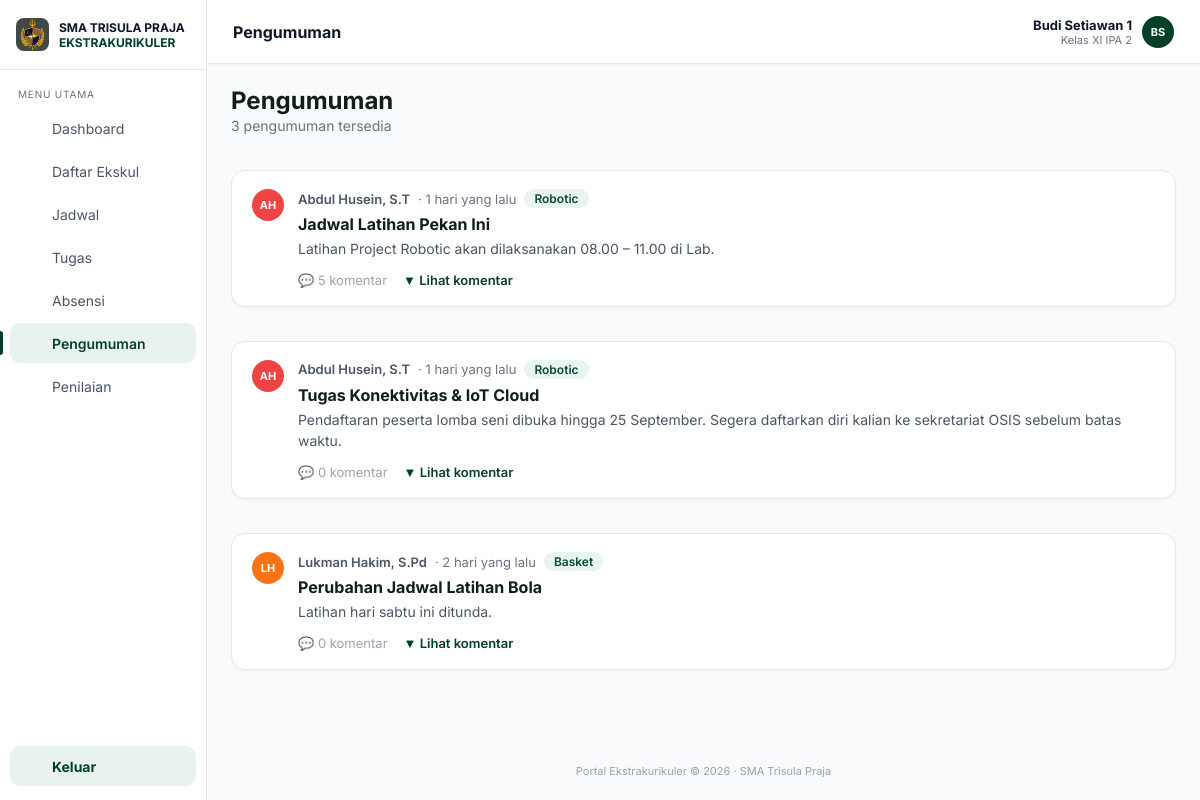
The app's page /portal-trisula/pengumuman.php (signed in) with its own data.
### tables this page shows
CREATE TABLE `users` (
  `id` int UNSIGNED NOT NULL,
  `username` varchar(50) NOT NULL,
  `password` varchar(255) NOT NULL,
  `nama` varchar(100) NOT NULL,
  `role` enum('siswa','pembimbing') NOT NULL DEFAULT 'siswa',
  `nis` varchar(20) DEFAULT NULL,
  `angkatan` year DEFAULT NULL,
  `kelas` varchar(30) DEFAULT NULL,
  `created_at` timestamp NULL DEFAULT CURRENT_TIMESTAMP
);

CREATE TABLE `info_pengumuman` (
  `id` int UNSIGNED NOT NULL,
  `ekskul_id` int UNSIGNED NOT NULL,
  `penulis` varchar(100) NOT NULL DEFAULT '',
  `judul` varchar(150) NOT NULL,
  `isi` text NOT NULL,
  `created_at` datetime NOT NULL DEFAULT CURRENT_TIMESTAMP
);

CREATE TABLE `ekskul` (
  `id` int UNSIGNED NOT NULL,
  `nama` varchar(100) NOT NULL,
  `deskripsi` varchar(255) NOT NULL,
  `pembimbing` varchar(100) NOT NULL,
  `pembimbing_id` int UNSIGNED DEFAULT NULL,
  `hari` enum('Senin','Selasa','Rabu','Kamis','Jumat','Sabtu','Minggu') NOT NULL,
  `jam_mulai` time NOT NULL,
  `jam_selesai` time NOT NULL,
  `kuota` smallint UNSIGNED NOT NULL
);

### portal-trisula/includes/auth.php (called while the page is built, shortened)
<?php
function e(?string $v): string
{
    return htmlspecialchars($v ?? '', ENT_QUOTES, 'UTF-8');
}
function is_logged_in(): bool
{
    return isset($_SESSION['user']);
}
function require_role(string $role): array
{
    return $_SESSION['user'];
}

### portal-trisula/includes/ekskul.php (called while the page is built, shortened)
<?php
function load_user(PDO $pdo, int $id): array
{
    $st = $pdo->prepare('SELECT id, nama, nis, angkatan, kelas FROM users WHERE id = ?');
    $st->execute([$id]);
    return $st->fetch() ?: ['id' => $id, 'nama' => '', 'nis' => '', 'angkatan' => '', 'kelas' => ''];
}

### portal-trisula/pengumuman.php (the view, shortened to what this page needs)
<?php
require __DIR__ . '/config/database.php';
require __DIR__ . '/includes/auth.php';
require __DIR__ . '/includes/siswa_layout.php';
require __DIR__ . '/includes/ekskul.php';
$session = require_role('siswa');
$pdo     = db();
$user    = load_user($pdo, (int) $session['id']);
$uid     = (int) $user['id'];
$buka = (int) ($_GET['buka'] ?? 0);
$st = $pdo->prepare("SELECT a.id, a.judul, a.isi, a.created_at,
                            COALESCE(NULLIF(a.penulis, ''), e.pembimbing) AS penulis,
                            e.nama AS ekskul
                     FROM info_pengumuman a
                     JOIN ekskul e ON e.id = a.ekskul_id
                     JOIN pendaftaran p ON p.ekskul_id = a.ekskul_id AND p.siswa_id = ? AND p.status = 'disetujui'
                     ORDER BY a.created_at DESC, a.id DESC");
$st->execute([$uid]);
$daftar = $st->fetchAll();
$komen = [];
if ($daftar) {
    $ids = array_map(static fn($r) => (int) $r['id'], $daftar);
    $in  = implode(',', array_fill(0, count($ids), '?'));
    $st  = $pdo->prepare("SELECT pengumuman_id, nama, peran, isi, created_at
                          FROM info_komentar WHERE pengumuman_id IN ($in)
                          ORDER BY created_at, id");
    $st->execute($ids);
    foreach ($st->fetchAll() as $c) {
        $komen[(int) $c['pengumuman_id']][] = $c;
    }
}
siswa_header('Pengumuman', 'pengumuman', $user);
?>
<div class="page-title"><h2>Pengumuman</h2><p><?= count($daftar) ?> pengumuman tersedia</p></div>
<?php foreach ($daftar as $a):
    $id       = (int) $a['id'];
    $penulis  = $a['penulis'] ?: 'Pembimbing';
    $cm       = $komen[$id] ?? [];
    $terbuka  = ($buka === $id);
    $tag      = explode(' ', trim((string) $a['ekskul']))[0];
?>
    <article class="pg-card" id="p-<?= $id ?>">
        <div class="pg-main">
            <span class="avatar" style="background:<?= e(avatar_color($penulis)) ?>"><?= e(initials($penulis)) ?></span>
            <div class="pg-body">
                <div class="pg-meta">
                    <b><?= e($penulis) ?></b>
                    <span>· <?= e(time_ago($a['created_at'])) ?></span>
                    <em class="pg-tag"><?= e($tag) ?></em>
                </div>
                <h3><?= e($a['judul']) ?></h3>
                <p><?= nl2br(e($a['isi'])) ?></p>
                <div class="pg-foot">
                    <span class="pg-count">💬 <?= count($cm) ?> komentar</span>
                    <button type="button" class="pg-toggle"><?= $terbuka ? '▲ Tutup' : '▼ Lihat komentar' ?></button>
                </div>
            </div>
        </div>
    </article>
<?php endforeach; ?>
<?php siswa_footer();

### portal-trisula/includes/siswa_layout.php (shortened to what this page needs)
<?php
function icon(string $name): string
{
    $p = [
        'dashboard'  => '<rect x="3" y="3" width="7" height="7" rx="1"/><rect x="14" y="3" width="7" height="7" rx="1"/><rect x="3" y="14" width="7" height="7" rx="1"/><rect x="14" y="14" width="7" height="7" rx="1"/>',
        'ekskul'     => '<path d="M8 6h13M8 12h13M8 18h13"/><circle cx="4" cy="6" r="1"/><circle cx="4" cy="12" r="1"/><circle cx="4" cy="18" r="1"/>',
        'jadwal'     => '<rect x="3" y="5" width="18" height="16" rx="2"/><path d="M3 10h18M8 3v4M16 3v4"/>',
        'tugas'      => '<rect x="5" y="4" width="14" height="17" rx="2"/><path d="M9 4h6v3H9zM9 12h6M9 16h6"/>',
        'absensi'    => '<circle cx="12" cy="8" r="4"/><path d="M4 21a8 8 0 0 1 16 0"/>',
        'pengumuman' => '<rect x="3" y="7" width="18" height="12" rx="2"/><path d="M9 7V5h6v2"/>',
        'penilaian'  => '<path d="M6 20V10M12 20V4M18 20v-7"/>',
        'keluar'     => '<path d="M9 21H5a2 2 0 0 1-2-2V5a2 2 0 0 1 2-2h4M16 17l5-5-5-5M21 12H9"/>',
    ];
    return '<svg viewBox="0 0 24 24" width="20" height="20" fill="none" stroke="currentColor" stroke-width="1.8" stroke-linecap="round" stroke-linejoin="round" aria-hidden="true">' . ($p[$name] ?? '') . '</svg>';
}
function initials(string $nama): string
{
    $nama  = trim(explode(',', $nama)[0]);
    $parts = preg_split('/\s+/', $nama) ?: [];
    $out   = '';
    foreach (array_slice($parts, 0, 2) as $w) {
        $out .= mb_strtoupper(mb_substr($w, 0, 1));
    }
    return $out;
}
function avatar_color(string $nama): string
{
    $palette = ['#f97316', '#06b6d4', '#8b5cf6', '#ef4444', '#16a34a'];
    return $palette[crc32($nama) % count($palette)];
}
function time_ago(string $datetime): string
{
    $diff = max(0, time() - strtotime($datetime));
    if ($diff < 86400) return intdiv($diff, 3600) . ' jam yang lalu';
    return intdiv($diff, 86400) . ' hari yang lalu';
}
function siswa_header(string $title, string $active, array $user): void
{
    $menu = [
        'dashboard'  => ['Dashboard',    'dashboard_siswa.php'],
        'ekskul'     => ['Daftar Ekskul', 'daftar_ekskul.php'],
        'jadwal'     => ['Jadwal',       'jadwal.php'],
        'tugas'      => ['Tugas',        'tugas.php'],
        'absensi'    => ['Absensi',      'absensi.php'],
        'pengumuman' => ['Pengumuman',   'pengumuman.php'],
        'penilaian'  => ['Penilaian',    'penilaian.php'],
    ];
    ?>
<!DOCTYPE html>
<html lang="id">
<head>
    <link rel="stylesheet" href="assets/css/dashboard.css">
</head>
<body class="app">
<aside class="sidebar">
    <div class="brand">
        <img src="assets/img/logo.png" alt="" onerror="this.style.visibility='hidden'">
        <div><b>SMA TRISULA PRAJA</b><span>EKSTRAKURIKULER</span></div>
    </div>
    <p class="menu-label">MENU UTAMA</p>
    <nav>
        <?php foreach ($menu as $key => [$label, $href]): ?>
            <a href="<?= e($href) ?>" class="<?= $key === $active ? 'active' : '' ?>">
                <?= icon($key) ?> <span><?= e($label) ?></span>
            </a>
        <?php endforeach; ?>
    </nav>
    <a href="logout.php" class="logout"><?= icon('keluar') ?> <span>Keluar</span></a>
</aside>
<div class="content">
    <header class="top">
        <h1><?= e($title) ?></h1>
        <a href="profil.php" class="who" style="text-decoration:none;color:inherit">
            <span class="avatar" style="background:#004029"><?= e(initials($user['nama'])) ?></span>
            <div><b><?= e($user['nama']) ?></b><small><?= e($user['kelas'] ?? '') ?></small></div>
        </a>
    </header>
    <main class="page">
<?php
}
function siswa_footer(): void
{
    ?>
    </main>
    <footer class="foot">Portal Ekstrakurikuler © <?= date('Y') ?> · SMA Trisula Praja</footer>
</div>
</body>
</html>
<?php
}

### portal-trisula/assets/css/dashboard.css (style rules this page uses)
:root { --green:#004029; --green-soft:#e8f3ee; --ink:#101828; --muted:#99a1af; --line:#e5e7eb; --bg:#f8fafc; }
* { box-sizing:border-box; margin:0; padding:0; }
body.app { font-family:'Inter',system-ui,sans-serif; background:var(--bg); color:var(--ink); display:flex; min-height:100vh; font-size:14px; }
a { color:inherit; text-decoration:none; }
.sidebar { width:207px; flex:0 0 207px; background:#fff; border-right:1px solid var(--line); display:flex; flex-direction:column; position:sticky; top:0; height:100vh; }
.brand { display:flex; align-items:center; gap:10px; padding:18px 16px; border-bottom:1px solid var(--line); }
.brand img { width:33px; height:33px; border-radius:8px; background:#404942; object-fit:contain; }
.brand b { display:block; font-size:12px; font-weight:700; }
.brand span { display:block; font-size:12px; font-weight:700; color:var(--green); }
.menu-label { font-size:10px; letter-spacing:.08em; color:#6a7282; padding:18px 18px 8px; }
.sidebar nav { display:flex; flex-direction:column; gap:3px; padding:0 10px; }
.sidebar nav a, .logout { display:flex; align-items:center; gap:10px; padding:10px 12px; border-radius:10px; color:#4a5565; font-size:14px; position:relative; }
.sidebar nav a.active { background:var(--green-soft); color:var(--green); font-weight:600; }
.sidebar nav a.active::before { content:''; position:absolute; left:-10px; top:8px; bottom:8px; width:3px; background:var(--green); border-radius:0 3px 3px 0; }
.logout { margin:auto 10px 14px; background:var(--green-soft); color:var(--green); font-weight:700; }
.content { flex:1; min-width:0; display:flex; flex-direction:column; }
.top { height:64px; background:#fff; border-bottom:1px solid var(--line); box-shadow:0 1px 2px rgba(0,0,0,.04); display:flex; align-items:center; justify-content:space-between; padding:0 26px; }
.top h1 { font-size:16px; font-weight:700; }
.who { display:flex; align-items:center; gap:10px; text-align:right; }
.who b { display:block; font-size:13px; }
.who small { display:block; font-size:11px; color:#6a7282; }
.who .avatar { order:2; }
.avatar { width:32px; height:32px; border-radius:50%; display:grid; place-items:center; color:#fff; font-size:11px; font-weight:700; flex:0 0 auto; }
.page { flex:1; padding:22px 24px; display:flex; flex-direction:column; gap:18px; }
.foot { text-align:center; font-size:11px; color:var(--muted); padding:22px; }
.page-title h2 { font-size:20px; font-weight:700; }
.page-title p { font-size:12px; color:#6a7282; margin-top:2px; }
.page-title h2 { margin: 0; font-size: 24px; font-weight: 700; color: #0f1f17; }
.page-title p { margin: 2px 0 18px; color: #6b7280; font-size: 14px; }
.pg-card { background: #fff; border: 1px solid #e5eae7; border-radius: 14px; margin-bottom: 16px; overflow: hidden; box-shadow: 0 1px 3px rgba(0, 0, 0, .04); }
.pg-main { display: flex; gap: 14px; padding: 18px 20px; }
.pg-body { flex: 1; min-width: 0; }
.pg-meta { display: flex; align-items: center; flex-wrap: wrap; gap: 8px; font-size: 13px; color: #6b7280; }
.pg-meta b { color: #4b5563; font-weight: 600; }
.pg-tag { font-style: normal; font-size: 12px; font-weight: 600; color: #0a4a30; background: #e8f5ee; padding: 2px 10px; border-radius: 999px; }
.pg-body h3 { margin: 6px 0 4px; font-size: 16px; font-weight: 700; color: #0f1f17; }
.pg-body p { margin: 0; font-size: 14px; line-height: 1.55; color: #4b5563; overflow-wrap: anywhere; }
.pg-foot { display: flex; align-items: center; gap: 16px; margin-top: 12px; font-size: 13px; }
.pg-count { color: #9ca3af; }
.pg-toggle { background: none; border: 0; padding: 0; cursor: pointer; color: #004029; font-weight: 600; font-size: 13px; font-family: inherit; }

### records on screen
users: nama "BS", nama "Budi Setiawan 1", kelas "Kelas XI IPA 2"
info_pengumuman: penulis "AH", penulis "Abdul Husein, S.T", created_at "1 hari yang lalu", ekskul.nama "Robotic", judul "Jadwal Latihan Pekan Ini", isi "Latihan Project Robotic akan dilaksanakan 08.00 – 11.00 di Lab.", id "5", shows "▼ Lihat komentar"
info_pengumuman: penulis "AH", penulis "Abdul Husein, S.T", created_at "1 hari yang lalu", ekskul.nama "Robotic", judul "Tugas Konektivitas & IoT Cloud", isi "Pendaftaran peserta lomba seni dibuka hingga 25 September. Segera daftarkan diri kalian ke sekretariat OSIS sebelum batas waktu.", id "0", shows "▼ Lihat komentar"
info_pengumuman: penulis "LH", penulis "Lukman Hakim, S.Pd", created_at "2 hari yang lalu", ekskul.nama "Basket", judul "Perubahan Jadwal Latihan Bola", isi "Latihan hari sabtu ini ditunda.", id "0", shows "▼ Lihat komentar"

### other values on screen
$label "Dashboard"
$label "Daftar Ekskul"
$label "Jadwal"
$label "Tugas"
$label "Absensi"
$label "Pengumuman"
$label "Penilaian"
$title "Pengumuman"
count($daftar) "3"
